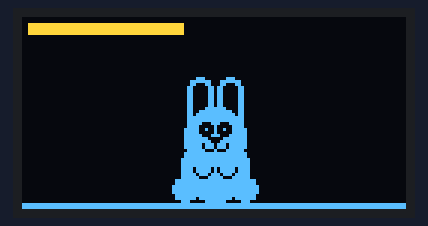
Bench run of a sketch on a simulated Arduino Uno, built with avr-gcc and run on an emulated ATmega328P. Parts: 128×64 one-colour display. The OLED is the two-colour kind (top 16 rows yellow); random numbers use the default seed unless the sketch sets one.

Above: at 2.48 s.
At 6.76 s:
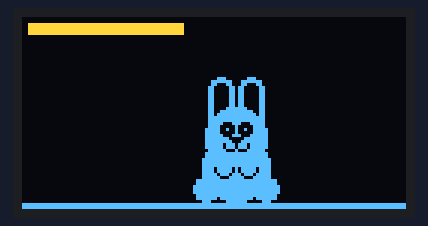
At 11.0 s:
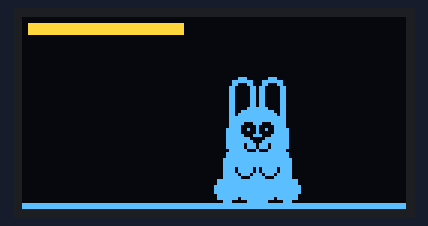
At 15.03 s:
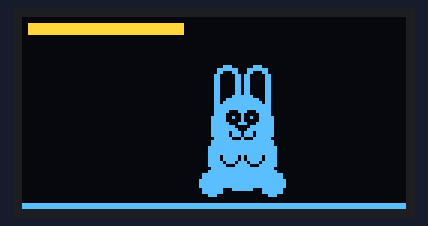
At 18.97 s:
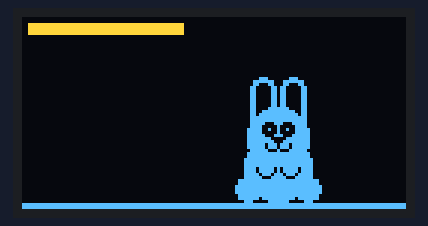
At 32.34 s:
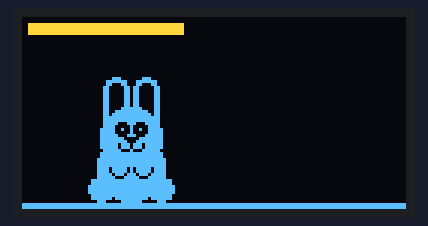

The sketch:

fluffybunny.ino
```cpp
//#include <SPI.h>
//#include <Wire.h>
#include <Adafruit_SSD1306.h>

#define OLED_RESET 4
Adafruit_SSD1306 display(OLED_RESET);

int buzz = 4;

int bA = 5;
int bX = 6;
int bB = 7;
int bY = 8;

int rgt = 9;
int up  = 10;
int dwn = 11;
int lft = 12;

int bodyX = 64;
int bodyY = 50;
int rFootX = 10;
int rFootY = 7;
int lFootX = -10;
int lFootY = 7;
int headX = 0;
int headY = -10;
int noseY = 0;
int rArmX = 0;
int lArmX = 0;

bool rightEyeOpen = true;
bool leftEyeOpen = true;

int hunger = 50;
bool isCarrot = false;
int carrotX = 0;

void setup()
{
  Serial.begin(9600);

  // use internal 3.3v, and set the i2c address of the display
  display.begin(SSD1306_SWITCHCAPVCC, 0x3C);

  // set buzzer to output, and each of the buttons to input_pullup
  pinMode(buzz , OUTPUT);
  for(int i=5; i<=12; i++)
  {
    pinMode(i, INPUT_PULLUP);
  }
  display.clearDisplay();
  draw();
}

void loop()
{
  int action = random(10);
  if(action == 0)
  {
    noseWiggle();
  }
  else if(action == 1)
  {
    blinkEyes();
  }
  else if(action == 2)
  {
    int dir = random(2);
    int hops = random(4);
    if(dir == 0)
    {
      for(int i=0; i<hops; i++)
      {
        hop(true);
      }
    }
    else
    {
      for(int i=0; i<hops; i++)
      {
        hop(false);
      }
    }
  }
  else if(action == 3)
  {
    armWiggle();
  }
  else
  {
    draw();
  }
  int hungerDecay = random(100);
  if(hungerDecay == 0)
  {
    hunger -= 1;
  }
  delay(10);
}

void armWiggle()
{
  for(int i=0; i<4; i++)
  {
    if(rArmX == 0)
    {
      rArmX = 2;
      lArmX = -2;
    }
    else
    {
      rArmX = 0;
      lArmX = 0;
    }
    delay(100);
    draw();
  }
}

void hop(bool right)
{
  rFootY+=2;
  lFootY+=2;
  if(right && bodyX < 100)
  {
    bodyX+=1;
    bodyY-=2;
    draw();
    bodyX+=1;
    bodyY-=2;
    draw();
    bodyX+=1;
    bodyY-=1;
    draw();
    bodyX+=1;
    //bodyY-=2;
    draw();
    bodyX+=1;
    bodyY+=1;
    draw();
    bodyX+=1;
    bodyY+=2;
    draw();
    bodyX+=1;
    bodyY+=2;
    draw();
  }
  else if(!right && bodyX > 25)
  {
    bodyX-=1;
    bodyY-=2;
    draw();
    bodyX-=1;
    bodyY-=2;
    draw();
    bodyX-=1;
    bodyY-=1;
    draw();
    bodyX-=1;
    //bodyY-=2;
    draw();
    bodyX-=1;
    bodyY+=1;
    draw();
    bodyX-=1;
    bodyY+=2;
    draw();
    bodyX-=1;
    bodyY+=2;
    draw();
  }
  rFootY-=2;
  lFootY-=2;
}

void blinkEyes()
{
  for(int i=0; i<4; i++)
  {
    if(rightEyeOpen == true)
    {
      rightEyeOpen = false;
      leftEyeOpen = false;
    }
    else
    {
      rightEyeOpen = true;
      leftEyeOpen = true;
    }
    delay(100);
    draw();
  }
}

void noseWiggle()
{
  for(int i=0; i<4; i++)
  {
    if(noseY == 0)
    {
      noseY = 1;
    }
    else
    {
      noseY = 0;
    }
    delay(100);
    draw();
  }
}

void draw()
{
  display.clearDisplay();
  display.fillRect(0,62,128,2,WHITE);                          // ground
  display.fillCircle(bodyX,bodyY,11,WHITE);                    // body
  display.fillCircle(bodyX+rFootX,bodyY+rFootY,4,WHITE);       // right foot
  display.fillCircle(bodyX+lFootX,bodyY+lFootY,4,WHITE);       // left foot
  display.fillCircle(bodyX+headX+5,bodyY+headY-16,4,WHITE);    // right ear
  display.fillRect(bodyX+headX+1,bodyY+headY-16,9,16,WHITE);
  display.fillCircle(bodyX+headX+5,bodyY+headY-16,2,BLACK);
  display.fillRect(bodyX+headX+3,bodyY+headY-16,5,16,BLACK);
  display.fillCircle(bodyX+headX-5,bodyY+headY-16,4,WHITE);    // left ear
  display.fillRect(bodyX+headX-9,bodyY+headY-16,9,16,WHITE);
  display.fillCircle(bodyX+headX-5,bodyY+headY-16,2,BLACK);
  display.fillRect(bodyX+headX-7,bodyY+headY-16,5,16,BLACK);
  display.fillCircle(bodyX+headX,bodyY+headY,10,WHITE);         // head
  if(rightEyeOpen == true)
  {
    display.fillCircle(bodyX+headX+3,bodyY+headY-3,2,BLACK);      // right eye
    display.drawPixel(bodyX+headX+3,bodyY+headY-3,WHITE);
  }
  if(leftEyeOpen == true)
  {
    display.fillCircle(bodyX+headX-3,bodyY+headY-3,2,BLACK);      // left eye
    display.drawPixel(bodyX+headX-3,bodyY+headY-3,WHITE);
  }
  display.drawCircle(bodyX+headX+2,bodyY+headY+2,2,BLACK);      // mouth
  display.drawCircle(bodyX+headX-2,bodyY+headY+2,2,BLACK);
  display.fillRect(bodyX+headX-4,bodyY+headY,10,2,WHITE);
  display.fillTriangle(bodyX+headX+2,bodyY+headY+noseY,bodyX+headX-2,bodyY+headY+noseY,bodyX+headX,bodyY+headY+noseY+2,BLACK); // nose
  display.drawCircle(bodyX+rArmX+4,bodyY,3,BLACK);                    // right arm
  display.fillRect(bodyX+rArmX+1,bodyY-3,7,3,WHITE);
  display.drawCircle(bodyX+lArmX-4,bodyY,3,BLACK);                    // left arm
  display.fillRect(bodyX+lArmX-7,bodyY-3,7,3,WHITE);
  display.fillRect(3,3,hunger,2,WHITE);                         // hunger bar
  display.drawRect(2,2,52,4,WHITE);
  display.display();
}
```

Measured:
- what the display in image 5 shows lasts 0.5 s, from 32.1 s to 32.6 s
